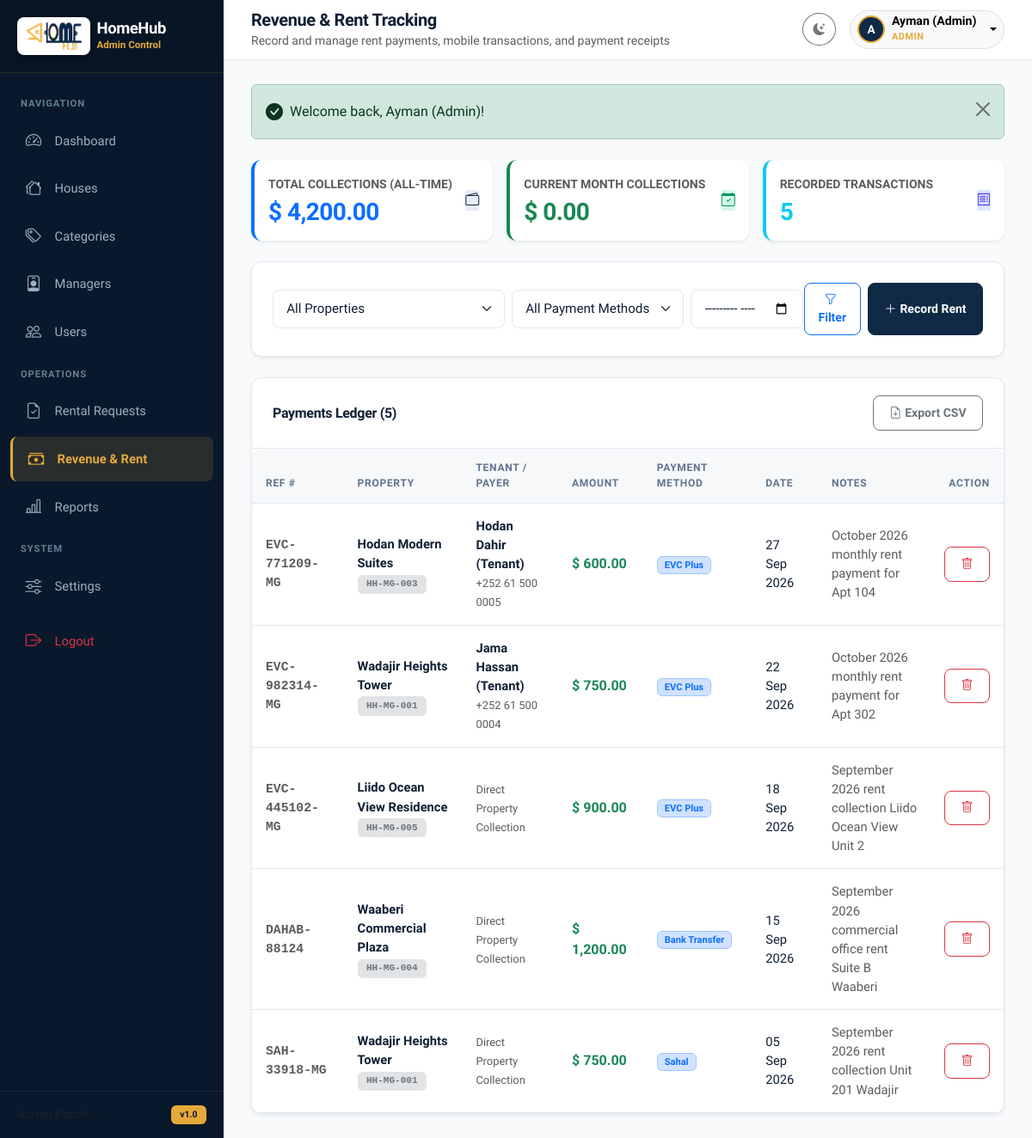
/admin/payments.php (signed in), run on the app's committed database.
### tables this page shows
CREATE TABLE IF NOT EXISTS `payments` (
  `id` INT AUTO_INCREMENT PRIMARY KEY,
  `house_id` INT NOT NULL,
  `user_id` INT NULL,
  `amount` DECIMAL(10,2) NOT NULL,
  `payment_date` DATE NOT NULL,
  `payment_method` VARCHAR(50) DEFAULT 'EVC Plus',
  `reference_no` VARCHAR(100) NULL,
  `notes` TEXT NULL,
  `created_at` TIMESTAMP DEFAULT CURRENT_TIMESTAMP,
  FOREIGN KEY (`house_id`) REFERENCES `houses`(`id`) ON DELETE CASCADE,
  FOREIGN KEY (`user_id`) REFERENCES `users`(`id`) ON DELETE SET NULL
);

CREATE TABLE IF NOT EXISTS `houses` (
  `id` INT AUTO_INCREMENT PRIMARY KEY,
  `category_id` INT NOT NULL,
  `manager_id` INT NULL,
  `house_name` VARCHAR(150) NOT NULL,
  `house_code` VARCHAR(50) NOT NULL UNIQUE,
  `address` VARCHAR(255) NOT NULL,
  `city` VARCHAR(100) NOT NULL,
  `rent_price` DECIMAL(10,2) NOT NULL,
  `total_apartments` INT NOT NULL DEFAULT 1,
  `occupied_apartments` INT NOT NULL DEFAULT 0,
  `vacant_apartments` INT NOT NULL DEFAULT 1,
  `description` TEXT NULL,
  `image` VARCHAR(255) NULL,
  `created_at` TIMESTAMP DEFAULT CURRENT_TIMESTAMP,
  FOREIGN KEY (`category_id`) REFERENCES `categories`(`id`) ON DELETE CASCADE,
  FOREIGN KEY (`manager_id`) REFERENCES `users`(`id`) ON DELETE SET NULL
);

CREATE TABLE IF NOT EXISTS `users` (
  `id` INT AUTO_INCREMENT PRIMARY KEY,
  `name` VARCHAR(100) NOT NULL,
  `email` VARCHAR(150) NOT NULL UNIQUE,
  `phone` VARCHAR(30) NULL,
  `password` VARCHAR(255) NOT NULL,
  `role` ENUM('admin', 'manager', 'user') NOT NULL DEFAULT 'user',
  `avatar` VARCHAR(255) NULL,
  `status` ENUM('active', 'inactive') NOT NULL DEFAULT 'active',
  `created_at` TIMESTAMP DEFAULT CURRENT_TIMESTAMP
);

### config/config.php (called while the page is built, shortened)
<?php
function get_setting(PDO $pdo, string $key, string $default = ''): string {
    static $settingsCache = [];
    try {
        $stmt = $pdo->prepare("SELECT setting_value FROM settings WHERE setting_key = ? LIMIT 1");
        $stmt->execute([$key]);
        $val = $stmt->fetchColumn();
        $settingsCache[$key] = $val !== false ? (string)$val : $default;
        return $settingsCache[$key];
    } catch (Exception $e) {
        return $default;
    }
}

### admin/payments.php (the view, shortened to what this page needs)
<?php
require_once __DIR__ . '/../config/config.php';
require_once __DIR__ . '/../includes/functions.php';
require_once __DIR__ . '/../includes/auth.php';
$currency = get_setting($pdo, 'currency', '$');
$filterMonth = trim($_GET['month'] ?? '');
$sql = "SELECT p.*, h.house_name, h.house_code, h.city, u.name as tenant_name, u.phone as tenant_phone
        FROM payments p
        JOIN houses h ON p.house_id = h.id
        LEFT JOIN users u ON p.user_id = u.id
        WHERE 1=1";
$params = [];
$sql .= " ORDER BY p.payment_date DESC, p.id DESC";
$stmt = $pdo->prepare($sql);
$stmt->execute($params);
$payments = $stmt->fetchAll();
$totalCollections = (float)$pdo->query("SELECT COALESCE(SUM(amount), 0) FROM payments")->fetchColumn();
$thisMonthCollections = (float)$pdo->query("SELECT COALESCE(SUM(amount), 0) FROM payments WHERE DATE_FORMAT(payment_date, '%Y-%m') = '" . date('Y-m') . "'")->fetchColumn();
$totalTransactions = (int)$pdo->query("SELECT COUNT(*) FROM payments")->fetchColumn();
require_once __DIR__ . '/../includes/header.php';
?>
<div class="app-wrapper">
    <?php require_once __DIR__ . '/../includes/admin_sidebar.php'; ?>
    <div class="app-main">
        <?php require_once __DIR__ . '/../includes/topbar.php'; ?>
        <main class="content-wrapper">
            <?= display_flash(); ?>
            <div class="row g-3 mb-4">
                <div class="col-md-4">
                    <div class="card p-3 shadow-sm border-0 border-start border-primary border-4">
                        <div class="d-flex align-items-center justify-content-between">
                            <div>
                                <small class="text-muted fw-bold text-uppercase">Total Collections (All-Time)</small>
                                <h3 class="fw-bolder text-primary mb-0 mt-1"><?= format_currency($totalCollections, $currency); ?></h3>
                            </div>
                            <div class="stat-icon icon-primary">
                                <i class="bi bi-wallet2"></i>
                            </div>
                        </div>
                    </div>
                </div>
                <div class="col-md-4">
                    <div class="card p-3 shadow-sm border-0 border-start border-success border-4">
                        <div class="d-flex align-items-center justify-content-between">
                            <div>
                                <small class="text-muted fw-bold text-uppercase">Current Month Collections</small>
                                <h3 class="fw-bolder text-success mb-0 mt-1"><?= format_currency($thisMonthCollections, $currency); ?></h3>
                            </div>
                            <div class="stat-icon icon-success">
                                <i class="bi bi-calendar-check"></i>
                            </div>
                        </div>
                    </div>
                </div>
                <div class="col-md-4">
                    <div class="card p-3 shadow-sm border-0 border-start border-info border-4">
                        <div class="d-flex align-items-center justify-content-between">
                            <div>
                                <small class="text-muted fw-bold text-uppercase">Recorded Transactions</small>
                                <h3 class="fw-bolder text-info mb-0 mt-1"><?= $totalTransactions; ?></h3>
                            </div>
                            <div class="stat-icon icon-indigo">
                                <i class="bi bi-receipt"></i>
                            </div>
                        </div>
                    </div>
                </div>
            </div>
            <div class="card mb-4 shadow-sm">
                <div class="card-body">
                    <form method="GET" action="<?= BASE_URL; ?>admin/payments.php" class="row g-2 align-items-center">
                        <div class="col-md-4">
                            <select name="house_id" class="form-select">
                                <option value="0">All Properties</option>
                            </select>
                        </div>
                        <div class="col-sm-6 col-md-3">
                            <select name="method" class="form-select">
                                <option value="">All Payment Methods</option>
                            </select>
                        </div>
                        <div class="col-sm-6 col-md-2">
                            <input type="month" name="month" class="form-control" value="<?= e($filterMonth); ?>">
                        </div>
                        <div class="col-md-3 d-flex gap-2 justify-content-md-end">
                            <button type="submit" class="btn btn-outline-primary btn-sm px-3">
                                <i class="bi bi-funnel me-1"></i>Filter
                            </button>
                            <button type="button" class="btn btn-primary btn-sm text-nowrap" data-bs-toggle="modal" data-bs-target="#recordPaymentModal">
                                <i class="bi bi-plus-lg me-1"></i>Record Rent
                            </button>
                        </div>
                    </form>
                </div>
            </div>
            <div class="card shadow-sm">
                <div class="card-header d-flex justify-content-between align-items-center">
                    <h6 class="mb-0 fw-bold">Payments Ledger (<?= count($payments); ?>)</h6>
                    <button type="button" class="btn btn-outline-secondary btn-sm" onclick="exportTableToCSV('paymentsTable', 'payments_ledger.csv')">
                        <i class="bi bi-file-earmark-arrow-down me-1"></i>Export CSV
                    </button>
                </div>
                <div class="card-body p-0">
                    <div class="table-responsive">
                        <table class="table table-hover align-middle mb-0" id="paymentsTable">
                            <thead>
                                <tr>
                                    <th>Ref #</th>
                                    <th>Property</th>
                                    <th>Tenant / Payer</th>
                                    <th>Amount</th>
                                    <th>Payment Method</th>
                                    <th>Date</th>
                                    <th>Notes</th>
                                    <th class="text-end no-export">Action</th>
                                </tr>
                            </thead>
                            <tbody>
                                <?php if (empty($payments)): ?>
                                    <tr>
                                        <td colspan="8" class="text-center py-5 text-muted">No payment records found.</td>
                                    </tr>
                                <?php else: ?>
                                    <?php foreach ($payments as $p): ?>
                                        <tr>
                                            <td class="font-monospace fw-bold text-muted small">
                                                <?= !empty($p['reference_no']) ? e($p['reference_no']) : '#' . (int)$p['id']; ?>
                                            </td>
                                            <td>
                                                <div class="fw-bold"><?= e($p['house_name']); ?></div>
                                                <span class="badge bg-secondary-subtle text-secondary font-monospace"><?= e($p['house_code']); ?></span>
                                            </td>
                                            <td>
                                                <?php if (!empty($p['tenant_name'])): ?>
                                                    <div class="fw-semibold text-main"><?= e($p['tenant_name']); ?></div>
                                                    <small class="text-muted"><?= e($p['tenant_phone'] ?? ''); ?></small>
                                                <?php else: ?>
                                                    <span class="text-muted small">Direct Property Collection</span>
                                                <?php endif; ?>
                                            </td>
                                            <td class="fw-bold fs-6 text-success">
                                                <?= format_currency($p['amount'], $currency); ?>
                                            </td>
                                            <td>
                                                <span class="badge bg-primary-subtle text-primary border border-primary-subtle px-2 py-1">
                                                    <?= e($p['payment_method']); ?>
                                                </span>
                                            </td>
                                            <td class="small">
                                                <?= format_date($p['payment_date']); ?>
                                            </td>
                                            <td class="small text-muted" style="max-width: 200px;">
                                                <?= e($p['notes'] ?? '-'); ?>
                                            </td>
                                            <td class="text-end no-export">
                                                <form method="POST" action="<?= BASE_URL; ?>admin/payments.php" class="d-inline" onsubmit="return confirm('Delete this payment record permanently?');">
                                                    <button type="submit" class="btn btn-sm btn-outline-danger" title="Delete Payment">
                                                        <i class="bi bi-trash"></i>
                                                    </button>
                                                </form>
                                            </td>
                                        </tr>
                                    <?php endforeach; ?>
                                <?php endif; ?>
                            </tbody>
                        </table>
                    </div>
                </div>
            </div>
        </main>
    </div>
</div>
<?php require_once __DIR__ . '/../includes/footer.php'; ?>

### assets/css/style.css (style rules this page uses)
:root { --hh-primary: #102a45; --hh-primary-hover: #091a2c; --hh-primary-light: #e8eef5; --hh-gold: #e5a93b; --hh-gold-hover: #cf9227; --hh-gold-light: #fef8ee; --hh-secondary: #1e3a5f; --hh-accent: #e5a93b; --hh-success: #10b981; --hh-warning: #e5a93b; --hh-danger: #ef4444; --hh-info: #0284c7; --hh-body-bg: #f8fafc; --hh-card-bg: #ffffff; --hh-text-main: #0f1f33; --hh-text-muted: #5f748d; --hh-border: #e2e8f0; --hh-sidebar-bg: #09192b; --hh-sidebar-color: #9ab0c7; --hh-sidebar-active: #e5a93b; --hh-sidebar-active-bg: rgba(229, 169, 59, 0.14); --hh-shadow-sm: 0 1px 3px 0 rgba(16, 42, 69, 0.06), 0 1px 2px -1px rgba(16, 42, 69, 0.04); --hh-shadow: 0 4px 6px -1px rgba(16, 42, 69, 0.08), 0 2px 4px -2px rgba(16, 42, 69, 0.06); --hh-shadow-lg: 0 10px 15px -3px rgba(16, 42, 69, 0.10), 0 4px 6px -4px rgba(16, 42, 69, 0.06); --hh-radius: 12px; }
body { font-family: 'Plus Jakarta Sans', -apple-system, BlinkMacSystemFont, "Segoe UI", Roboto, sans-serif; background-color: var(--hh-body-bg); color: var(--hh-text-main); min-height: 100vh; display: flex; flex-direction: column; overflow-x: hidden; -webkit-font-smoothing: antialiased; }
h1, h2, h3, h4, h5, h6 { font-weight: 700; color: var(--hh-text-main); letter-spacing: -0.02em; }
.app-wrapper { display: flex; min-height: 100vh; width: 100%; }
.app-main { flex: 1; display: flex; flex-direction: column; min-width: 0; background-color: var(--hh-body-bg); }
.content-wrapper { flex: 1; padding: 1.75rem 2rem; }
.card { background-color: var(--hh-card-bg); border: 1px solid var(--hh-border); border-radius: var(--hh-radius); box-shadow: var(--hh-shadow-sm); transition: all 0.25s ease; }
.card-header { background-color: transparent; border-bottom: 1px solid var(--hh-border); padding: 1.25rem 1.5rem; font-weight: 700; }
.card-body { padding: 1.5rem; }
.icon-primary { background: #e8eef5; color: #102a45; }
.icon-success { background: #d1fae5; color: #059669; }
.icon-indigo { background: #e0e7ff; color: #4f46e5; }
.btn { font-weight: 600; border-radius: 8px; padding: 0.55rem 1.15rem; transition: all 0.2s ease; }
.btn-primary { background-color: var(--hh-primary); border-color: var(--hh-primary); color: #ffffff; }
.form-control, .form-select { border-radius: 8px; border: 1px solid var(--hh-border); padding: 0.65rem 0.95rem; font-size: 0.95rem; color: var(--hh-text-main); background-color: var(--hh-card-bg); transition: all 0.2s ease; }
.table-responsive { border-radius: var(--hh-radius); }
.table { margin-bottom: 0; vertical-align: middle; }
.table th { font-size: 0.75rem; text-transform: uppercase; letter-spacing: 0.06em; font-weight: 700; color: var(--hh-text-muted); background: rgba(16, 42, 69, 0.03); border-bottom: 1px solid var(--hh-border); padding: 0.85rem 1rem; }
.table td { padding: 0.95rem 1rem; border-bottom: 1px solid var(--hh-border); color: var(--hh-text-main); font-size: 0.92rem; }
.badge { font-weight: 600; border-radius: 6px; padding: 0.35rem 0.65rem; }

### data on the page
payments: reference_no "EVC-771209-MG", house.house_name "Hodan Modern Suites", house.house_code "HH-MG-003", user.name "Hodan Dahir (Tenant)", user.phone "+252 61 500 0005", amount "$ 600.00", payment_method "EVC Plus", payment_date "27 Sep 2026", notes "October 2026 monthly rent payment for Apt 104"
payments: reference_no "EVC-982314-MG", house.house_name "Wadajir Heights Tower", house.house_code "HH-MG-001", user.name "Jama Hassan (Tenant)", user.phone "+252 61 500 0004", amount "$ 750.00", payment_method "EVC Plus", payment_date "22 Sep 2026", notes "October 2026 monthly rent payment for Apt 302"
payments: reference_no "EVC-445102-MG", house.house_name "Liido Ocean View Residence", house.house_code "HH-MG-005", shows "Direct Property Collection", amount "$ 900.00", payment_method "EVC Plus", payment_date "18 Sep 2026", notes "September 2026 rent collection Liido Ocean View Unit 2"
payments: reference_no "DAHAB-88124", house.house_name "Waaberi Commercial Plaza", house.house_code "HH-MG-004", shows "Direct Property Collection", amount "$ 1,200.00", payment_method "Bank Transfer", payment_date "15 Sep 2026", notes "September 2026 commercial office rent Suite B Waaberi"
payments: reference_no "SAH-33918-MG", house.house_name "Wadajir Heights Tower", house.house_code "HH-MG-001", shows "Direct Property Collection", amount "$ 750.00", payment_method "Sahal", payment_date "05 Sep 2026", notes "September 2026 rent collection Unit 201 Wadajir"

### other printed values
$pageHeading "Revenue & Rent Tracking"
$pageSubtitle "Record and manage rent payments, mobile transactions, and payment receipts"
substr($currentUser['name'] ?? 'U', 0, 1) "A"
$currentUser['name'] "Ayman (Admin)"
$currentUser['role'] "ADMIN"
$msg "Welcome back, Ayman (Admin)!"
format_currency($totalCollections, $currency) "$ 4,200.00"
format_currency($thisMonthCollections, $currency) "$ 0.00"
$totalTransactions "5"
count($payments) "5"
